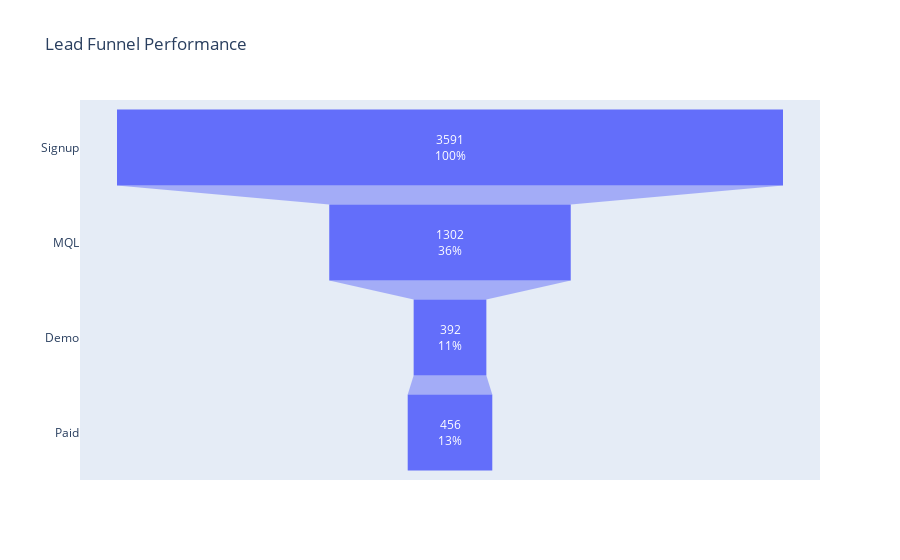

Notebook cell for this chart:
### Code cell
import plotly.graph_objects as go

# Define funnel values
stages = ['Signup', 'MQL', 'Demo', 'Paid']
values = [total_signups, total_mqls, total_demos, total_paid]

# Create funnel chart
fig = go.Figure(go.Funnel(
    y=stages,
    x=values,
    textinfo="value+percent initial"
))

fig.update_layout(title="Lead Funnel Performance")
fig.show()

### Figure 1 — Plotly figure (JSON) as saved in the notebook; plotly's stock layout.template omitted (floating-point values rounded to 4 significant figures)
{"data": [{"textinfo": "value+percent initial", "type": "funnel", "x": [3591, 1302, 392, 456], "y": ["Signup", "MQL", "Demo", "Paid"]}], "layout": {"title": {"text": "Lead Funnel Performance"}}}
